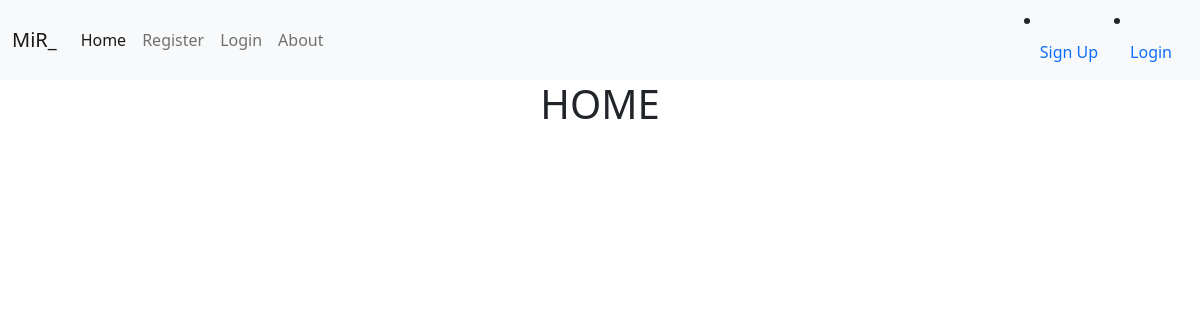
Before: / with the older database file.
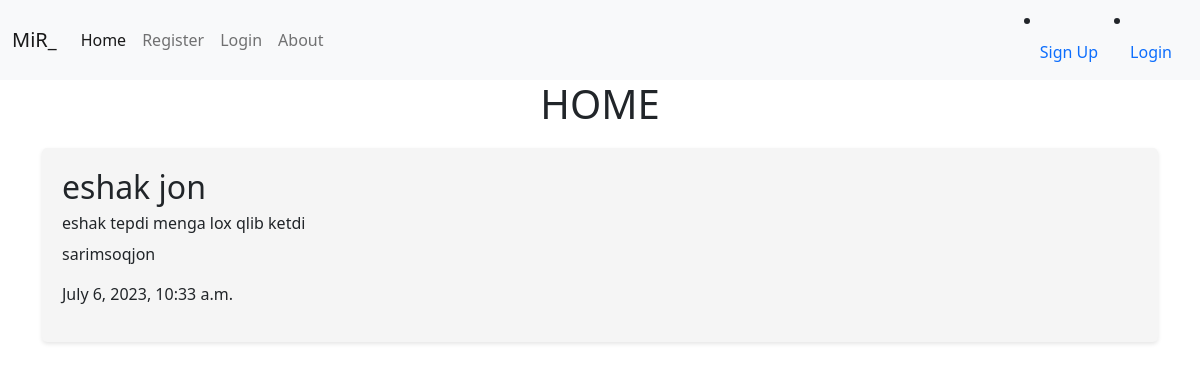
After: the same page with the newer database file.
### users/models.py (models this page shows, shortened)
class Post(models.Model):
    fname = models.CharField(max_length=100)
    lname = models.CharField(max_length=30)
    title = models.CharField(max_length=100)
    content = models.TextField()
    author = models.ForeignKey(User, on_delete=models.CASCADE)
    data = models.DateTimeField(default=timezone.now)

### blog/views.py (the view)
# urls.py: path('', views.home, name='blog-home'),
def home(request):
    postlar = Post.objects.all()
    return render(request, 'blog/home.html',{'postlar':postlar})

### blog/templates/blog/home.html (shortened to what this page needs)
{% extends 'blog/base.html' %}
{% block content %}
    <h1>HOME</h1>
    {% for post in postlar %}
        <div class="container">
            <div class="container-post">
                <h2>{{ post.title }}</h2>
                <h6>{{ post.content }}</h6>
                <p>{{ post.author }}</p>
                <p>{{ post.data }}</p>
            </div>
        </div>
    {% endfor %}
{% endblock content %}

### blog/templates/blog/base.html (shortened to what this page needs)
{% load static %}
<!DOCTYPE html>
<html lang="en">
<head>
    <link rel="stylesheet" href="{% static 'blog/style.css' %}">
    <link href="https://cdn.jsdelivr.net/npm/bootstrap@5.0.2/dist/css/bootstrap.min.css" rel="stylesheet">
</head>
<body>
<nav class="navbar navbar-expand-lg navbar-light bg-light">
  <div class="container-fluid">
    <a class="navbar-brand" href="{% url 'blog-home' %}">MiR_</a>
    <div class="collapse navbar-collapse" id="navbarSupportedContent">
      <ul class="navbar-nav me-auto mb-2 mb-lg-0">
        <li class="nav-item">
          <a class="nav-link active" aria-current="page" href="{% url 'blog-home' %}">Home</a>
        </li>
        <li class="nav-item">
          <a class="nav-link" href="{% url 'user-regsiter' %}">Register</a>
        </li>
        <li class="nav-item">
          <a class="nav-link" href="#">Login</a>
        </li>
        <li class="nav-item">
          <a class="nav-link" href="{% url 'blog-about' %}">About</a>
        </li>
      </ul>
      <form class="d-flex">
       <li class="nav-item">
          <a class="nav-link" href="#">Sign Up</a>
        </li>
         <li class="nav-item">
          <a class="nav-link" href="#">Login</a>
        </li>
      </form>
    </div>
  </div>
</nav>
    {% block content %}{% endblock content %}
</body>
</html>

### blog/static/blog/style.css (style rules this page uses)
* { padding: 0; margin: 0; box-sizing: border-box; }
body { font-family: Arial, sans-serif; margin: 0; padding: 0; }
.container { margin: 20px; }
.container-post { background-color: #f5f5f5; padding: 20px; border-radius: 5px; box-shadow: 0 2px 4px rgba(0, 0, 0, 0.1); }
h1 { text-align: center; }
h2 { margin-top: 0; }
h4, p { margin-bottom: 10px; }

Changed rows visible on the page:
added Post: title "eshak jon", content "eshak tepdi menga lox qlib ketdi", author "sarimsoqjon", data "July 6, 2023, 10:33 a.m."
